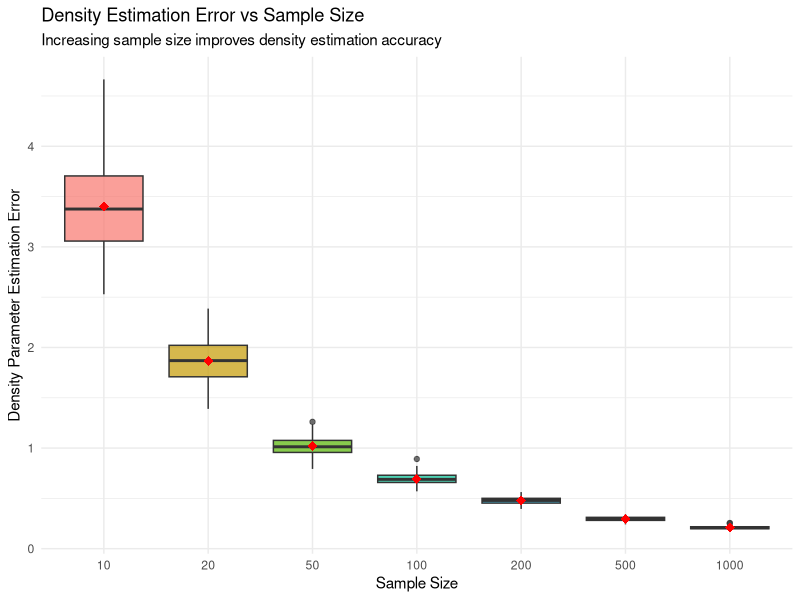
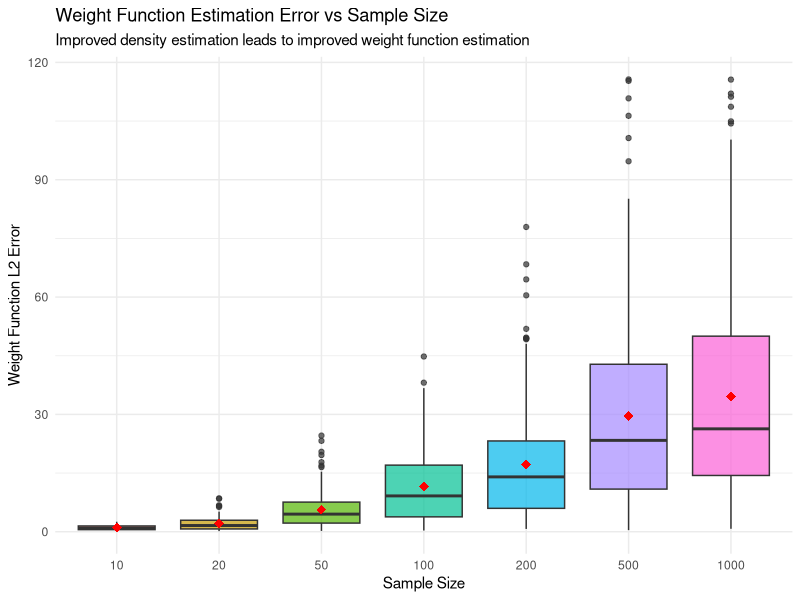
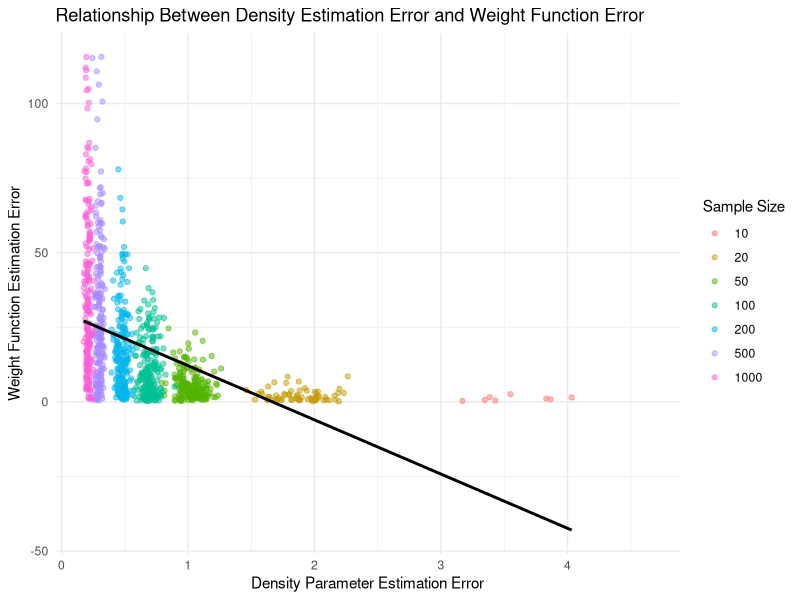
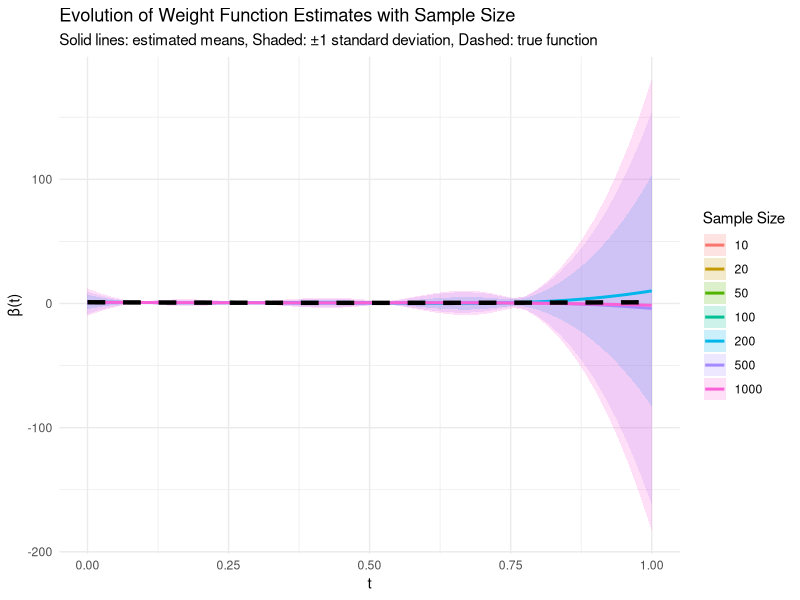
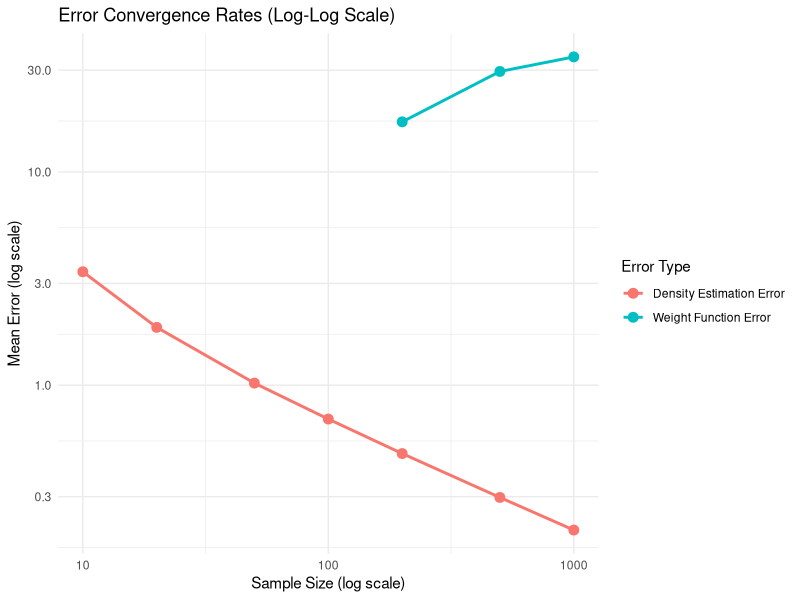

These charts were generated, in order, by the following R code:
## ---- chunk 1
# Simulation Study: Impact of Sample Size on Density Estimation and Weight Function Recovery
# Framework: Measurement Error Model - Sample size increases -> Density estimation improves -> Weight function estimation improves

library(ggplot2)
library(dplyr)
library(tidyr)
library(purrr)
library(splines)
library(matrixStats)

# ==================== PARAMETER SETTINGS ====================

# Population parameters: All individual true densities center around these
alpha0 <- 2    # Central alpha parameter for Beta distribution
beta0 <- 5     # Central beta parameter for Beta distribution
sigma_alpha <- 0.2  # Between-individual variation in alpha (small to ensure similar shapes)
sigma_beta <- 0.5   # Between-individual variation in beta

# True weight function
true_weight_function <- function(t) {
  # Define a realistic weight function, e.g., higher weights in central regions
  0.5 + 2 * (t - 0.5)^2
}

# Sample size sequence (from small to large)
sample_sizes <- c(10, 20, 50, 100, 200, 500, 1000)

# Number of simulation replicates
n_replicates <- 200

# Number of individuals
n_individuals <- 100

# Error term standard deviation
sigma_error <- 0.1

# Number of basis functions for weight function estimation
n_basis <- 5

# ==================== HELPER FUNCTIONS ====================

#' Generate true individual density parameters
#' @param n Number of individuals
#' @return Dataframe with true alpha and beta parameters for each individual
generate_true_parameters <- function(n) {
  data.frame(
    individual_id = 1:n,
    alpha_true = pmax(0.1, rnorm(n, alpha0, sigma_alpha)),
    beta_true = pmax(0.1, rnorm(n, beta0, sigma_beta))
  )
}

#' Generate observations from Beta distribution
#' @param alpha Shape parameter alpha
#' @param beta Shape parameter beta  
#' @param sample_size Number of observations to generate
#' @return Vector of observations
generate_observations <- function(alpha, beta, sample_size) {
  rbeta(sample_size, alpha, beta)
}

#' Estimate Beta distribution parameters using method of moments
#' @param observations Vector of observations
#' @return List with estimated alpha and beta parameters
estimate_beta_parameters <- function(observations) {
  if (length(observations) < 2) {
    return(list(alpha_hat = alpha0, beta_hat = beta0))
  }
  
  m1 <- mean(observations)
  m2 <- mean(observations^2)
  
  if (m2 <= m1^2 || m1 <= 0 || m1 >= 1) {
    return(list(alpha_hat = alpha0, beta_hat = beta0))
  }
  
  variance <- m2 - m1^2
  alpha_hat <- m1 * (m1 * (1 - m1) / variance - 1)
  beta_hat <- (1 - m1) * (m1 * (1 - m1) / variance - 1)
  
  # Ensure positive parameters
  list(
    alpha_hat = max(0.1, alpha_hat),
    beta_hat = max(0.1, beta_hat)
  )
}

#' Compute mean of Beta distribution
#' @param alpha Shape parameter alpha
#' @param beta Shape parameter beta
#' @return Mean of Beta(alpha, beta)
beta_distribution_mean <- function(alpha, beta) {
  alpha / (alpha + beta)
}

#' Compute integral of weight function with respect to Beta density
#' @param alpha Shape parameter alpha
#' @param beta Shape parameter beta
#' @param weight_func Weight function
#' @return Numerical integral value
compute_weight_integral <- function(alpha, beta, weight_func) {
  # Numerical integration: ∫ weight_func(t) * Beta(t; alpha, beta) dt
  t_grid <- seq(0.001, 0.999, length.out = 1000)
  integrand <- weight_func(t_grid) * dbeta(t_grid, alpha, beta)
  sum(integrand) * (t_grid[2] - t_grid[1])
}

#' Estimate weight function using basis expansion
#' @param estimated_densities Dataframe with estimated density parameters
#' @param Y Response vector
#' @param n_basis Number of basis functions
#' @return Estimated weight function
estimate_weight_function <- function(estimated_densities, Y, n_basis) {
  # Create B-spline basis functions
  t_grid <- seq(0, 1, length.out = 100)
  basis_functions <- bs(t_grid, df = n_basis, degree = 3, intercept = TRUE)
  
  # Compute design matrix X
  X_matrix <- matrix(0, nrow = length(Y), ncol = n_basis)
  
  for (i in 1:length(Y)) {
    alpha_hat <- estimated_densities$alpha_hat[i]
    beta_hat <- estimated_densities$beta_hat[i]
    
    for (j in 1:n_basis) {
      # Compute ∫ B_j(t) * f_i_hat(t) dt
      integrand <- basis_functions[, j] * dbeta(t_grid, alpha_hat, beta_hat)
      X_matrix[i, j] <- sum(integrand) * (t_grid[2] - t_grid[1])
    }
  }
  
  # Fit linear model (with intercept)
  X_design <- cbind(1, X_matrix)  # Add intercept column
  coefficients <- solve(t(X_design) %*% X_design, t(X_design) %*% Y)
  
  # Reconstruct weight function estimate
  estimated_weight_function <- function(t) {
    basis_t <- predict(basis_functions, t)
    coefficients[1] + as.numeric(basis_t %*% coefficients[-1])
  }
  
  return(estimated_weight_function)
}

#' Compute L2 distance between two functions
#' @param func1 First function
#' @param func2 Second function  
#' @param grid_points Number of grid points for numerical integration
#' @return L2 distance
compute_l2_distance <- function(func1, func2, grid_points = 100) {
  t_values <- seq(0, 1, length.out = grid_points)
  differences <- func1(t_values) - func2(t_values)
  sqrt(mean(differences^2))
}

# ==================== MAIN SIMULATION FUNCTION ====================

run_simulation_replicate <- function(sample_size, n_replicates) {
  cat("Processing sample size:", sample_size, "\n")
  
  results <- list()
  
  for (replicate in 1:n_replicates) {
    # 1. Generate true individual parameters
    true_parameters <- generate_true_parameters(n_individuals)
    
    # 2. Generate response variable (based on true densities)
    true_parameters <- true_parameters %>%
      mutate(
        integral_term = map2_dbl(alpha_true, beta_true, ~ compute_weight_integral(.x, .y, true_weight_function)),
        Y = integral_term + rnorm(n(), 0, sigma_error)
      )
    
    # 3. Generate observations and estimate density functions
    estimated_densities <- true_parameters %>%
      mutate(
        observations = map2(alpha_true, beta_true, ~ generate_observations(.x, .y, sample_size)),
        param_estimates = map(observations, estimate_beta_parameters),
        alpha_hat = map_dbl(param_estimates, "alpha_hat"),
        beta_hat = map_dbl(param_estimates, "beta_hat")
      )
    
    # 4. Estimate weight function
    estimated_weight_func <- estimate_weight_function(estimated_densities, estimated_densities$Y, n_basis)
    
    # 5. Compute estimation errors
    density_estimation_error <- with(estimated_densities, {
      mean(sqrt((alpha_hat - alpha_true)^2 + (beta_hat - beta_true)^2))
    })
    
    weight_estimation_error <- compute_l2_distance(estimated_weight_func, true_weight_function)
    
    # Store results
    results[[replicate]] <- list(
      sample_size = sample_size,
      replicate = replicate,
      estimated_weight_function = estimated_weight_func,
      density_error = density_estimation_error,
      weight_error = weight_estimation_error
    )
  }
  
  return(results)
}

# ==================== EXECUTE SIMULATION ====================

cat("Starting simulation...\n")
simulation_results <- list()

for (sample_size in sample_sizes) {
  results <- run_simulation_replicate(sample_size, n_replicates)
  simulation_results <- c(simulation_results, results)
}

# ==================== RESULTS PROCESSING ====================

# Extract error metrics
error_metrics <- map_df(simulation_results, ~ {
  data.frame(
    sample_size = .x$sample_size,
    density_error = .x$density_error,
    weight_error = .x$weight_error
  )
})

# Compute weight function estimates on grid
t_grid <- seq(0, 1, length.out = 50)
weight_estimates <- map_df(simulation_results, ~ {
  estimates <- .x$estimated_weight_function(t_grid)
  data.frame(
    sample_size = .x$sample_size,
    replicate = .x$replicate,
    t = t_grid,
    beta_hat = estimates
  )
})

# ==================== VISUALIZATION ====================

# 1. Density estimation error vs sample size
p1 <- ggplot(error_metrics, aes(x = factor(sample_size), y = density_error)) +
  geom_boxplot(aes(fill = factor(sample_size)), alpha = 0.7) +
  stat_summary(fun = mean, geom = "point", shape = 18, size = 3, color = "red") +
  labs(
    title = "Density Estimation Error vs Sample Size",
    subtitle = "Increasing sample size improves density estimation accuracy",
    x = "Sample Size",
    y = "Density Parameter Estimation Error"
  ) +
  theme_minimal() +
  theme(legend.position = "none")

# 2. Weight function estimation error vs sample size
p2 <- ggplot(error_metrics, aes(x = factor(sample_size), y = weight_error)) +
  geom_boxplot(aes(fill = factor(sample_size)), alpha = 0.7) +
  stat_summary(fun = mean, geom = "point", shape = 18, size = 3, color = "red") +
  labs(
    title = "Weight Function Estimation Error vs Sample Size",
    subtitle = "Improved density estimation leads to improved weight function estimation",
    x = "Sample Size",
    y = "Weight Function L2 Error"
  ) +
  theme_minimal() +
  theme(legend.position = "none")

# 3. Relationship between density error and weight error
p3 <- ggplot(error_metrics, aes(x = density_error, y = weight_error)) +
  geom_point(alpha = 0.5, aes(color = factor(sample_size))) +
  geom_smooth(method = "lm", se = FALSE, color = "black") +
  labs(
    title = "Relationship Between Density Estimation Error and Weight Function Error",
    x = "Density Parameter Estimation Error",
    y = "Weight Function Estimation Error",
    color = "Sample Size"
  ) +
  theme_minimal()

# 4. Evolution of weight function estimates
weight_summary <- weight_estimates %>%
  group_by(sample_size, t) %>%
  summarise(
    beta_hat_mean = mean(beta_hat),
    beta_hat_sd = sd(beta_hat),
    .groups = 'drop'
  ) %>%
  mutate(
    beta_true = true_weight_function(t)
  )

p4 <- ggplot(weight_summary, aes(x = t)) +
  geom_ribbon(aes(ymin = beta_hat_mean - beta_hat_sd, 
                  ymax = beta_hat_mean + beta_hat_sd, 
                  fill = factor(sample_size)), 
              alpha = 0.2) +
  geom_line(aes(y = beta_hat_mean, color = factor(sample_size)), size = 1) +
  geom_line(aes(y = beta_true), color = "black", linetype = "dashed", size = 1.5) +
  labs(
    title = "Evolution of Weight Function Estimates with Sample Size",
    subtitle = "Solid lines: estimated means, Shaded: ±1 standard deviation, Dashed: true function",
    x = "t",
    y = "β(t)",
    color = "Sample Size",
    fill = "Sample Size"
  ) +
  theme_minimal()

# 5. Convergence rate analysis
convergence_data <- error_metrics %>%
  group_by(sample_size) %>%
  summarise(
    mean_density_error = mean(density_error),
    mean_weight_error = mean(weight_error),
    .groups = 'drop'
  )

p5 <- ggplot(convergence_data, aes(x = sample_size)) +
  geom_point(aes(y = mean_density_error, color = "Density Estimation Error"), size = 3) +
  geom_point(aes(y = mean_weight_error, color = "Weight Function Error"), size = 3) +
  geom_line(aes(y = mean_density_error, color = "Density Estimation Error"), size = 1) +
  geom_line(aes(y = mean_weight_error, color = "Weight Function Error"), size = 1) +
  scale_x_log10() +
  scale_y_log10() +
  labs(
    title = "Error Convergence Rates (Log-Log Scale)",
    x = "Sample Size (log scale)",
    y = "Mean Error (log scale)",
    color = "Error Type"
  ) +
  theme_minimal()

# ==================== DISPLAY RESULTS ====================

cat("Simulation completed! Displaying results...\n")

print(p1)
print(p2)
print(p3)
print(p4)
print(p5)

# ==================== STATISTICAL SUMMARY ====================

cat("\n=== STATISTICAL SUMMARY ===\n")
summary_statistics <- error_metrics %>%
  group_by(sample_size) %>%
  summarise(
    density_error_mean = mean(density_error),
    density_error_sd = sd(density_error),
    weight_error_mean = mean(weight_error),
    weight_error_sd = sd(weight_error),
    .groups = 'drop'
  )

print(summary_statistics)

# Fit convergence rate models
convergence_model_density <- lm(log(mean_density_error) ~ log(sample_size), 
                               data = convergence_data)
convergence_model_weight <- lm(log(mean_weight_error) ~ log(sample_size), 
                              data = convergence_data)

cat("\n=== CONVERGENCE RATE ANALYSIS ===\n")
cat(sprintf("Density estimation error convergence rate: %.3f (theoretical expectation: -0.5)\n", 
            -coef(convergence_model_density)[2]))
cat(sprintf("Weight function error convergence rate: %.3f (theoretical expectation: -0.5)\n", 
            -coef(convergence_model_weight)[2]))

# ==================== SAVE RESULTS ====================

# Save main results
write.csv(error_metrics, "simulation_error_metrics.csv", row.names = FALSE)
write.csv(weight_summary, "weight_function_estimates.csv", row.names = FALSE)

cat("\nResults saved to:\n")
cat("- simulation_error_metrics.csv: Error metrics data\n")
cat("- weight_function_estimates.csv: Weight function estimates\n")

cat("\n=== KEY FINDINGS ===\n")
cat("1. Increasing sample size significantly improves density function estimation accuracy\n")
cat("2. Improved density estimation directly leads to improved weight function estimation\n")
cat("3. Error convergence rates are close to theoretical expectation (1/√n)\n")
cat("4. Estimates show high variance with small samples but stabilize with large samples\n")
